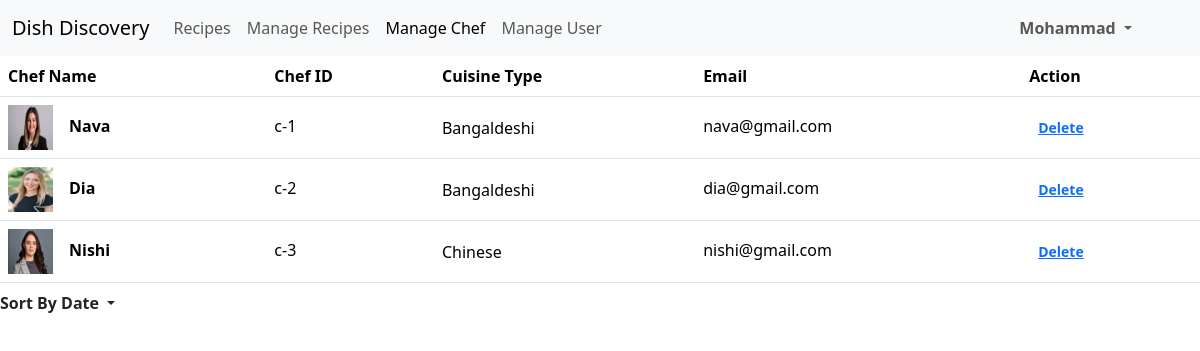
/admin_world/admin_manage_chef.php (signed in), run on the app's committed database.
### tables this page shows
CREATE TABLE `chef_table` (
  `chefid` varchar(30) NOT NULL,
  `fname` varchar(30) DEFAULT NULL,
  `lname` varchar(30) DEFAULT NULL,
  `email` varchar(30) DEFAULT NULL,
  `mobileno` varchar(30) DEFAULT NULL,
  `pic` varchar(100) DEFAULT NULL,
  `cuisinetype` varchar(40) DEFAULT NULL,
  `gender` varchar(30) DEFAULT NULL,
  `pass` varchar(30) DEFAULT NULL
);

### admin_world/admin_manage_chef.php (the view, shortened to what this page needs)
<!DOCTYPE html>
<html lang="en">
<head>
    <link href="https://cdn.jsdelivr.net/npm/bootstrap@5.3.1/dist/css/bootstrap.min.css" rel="stylesheet"
>
    <link rel="stylesheet" href="../registration.css">
</head>
<body>
    <nav class="navbar navbar-expand-lg bg-light">
        <div class="container-fluid">
            <a class="navbar-brand" href="admin_home.php">Dish Discovery</a>
            <div class="collapse navbar-collapse" id="navbarSupportedContent">
                <ul class="navbar-nav me-auto mb-2 mb-lg-0">
                    <li class="nav-item">
                        <a class="nav-link" aria-current="page" href="admin_home.php">Recipes</a>
                    </li>
                    <li class="nav-item">
                        <a class="nav-link" aria-current="page" href="admin_manage_recipe.php">Manage Recipes</a>
                    </li>
                    <li class="nav-item">
                        <a class="nav-link active" aria-current="page" href="admin_manage_chef.php">Manage Chef</a>
                    </li>
                    <li class="nav-item">
                        <a class="nav-link" aria-current="page" href="admin_manage_user.php">Manage User</a>
                    </li>
                </ul>
                <div class="d-flex" role="search">
                    <ul class="navbar-nav me-5">
                        <li class="nav-item dropdown btn-outline-success ">
                            <a class="nav-link dropdown-toggle btn " href="#" role="button" data-bs-toggle="dropdown"
                                aria-expanded="false">
                                <b>Mohammad</b>
                            </a>
                        </li>
                    </ul>
                </div>
            </div>
        </div>
    </nav>
    <table class="table align-middle mb-0 bg-white">
        <thead class="bg-light">
            <tr>
                <th>Chef Name</th>
                <th>Chef ID</th>
                <th>Cuisine Type</th>
                <th>Email</th>
                <th>Action</th>
            </tr>
        </thead>
        <tbody>
            <?php
    if(isset($_GET['LtoO']) and $_GET['LtoO']=="click") {
        include("../connection.php");
        $chefid=$_SESSION['user_id'];
        $sql = "SELECT recipeid,postdate,pic,preparationtime, recipename,cuisinetype,description,ingredients,steps FROM recipe_table ORDER BY postdate DESC;";
        $r = mysqli_query($con, $sql);
        if(mysqli_num_rows($r) > 0){
            while($row = mysqli_fetch_array($r))
            {
                $recipeid=$row['recipeid'];
                $pic = $row['pic'];
                $recipename = $row['recipename'];
                $postdate = $row['postdate'];
                $preparationtime = $row['preparationtime'];
                $cuisinetype=$row['cuisinetype'];
                $description=$row['description'];
                $ingredients=$row['ingredients'];
                $steps=$row['steps'];
                $status=$row['status'];
                echo "<tr>";
                echo "    <td>";
                echo "        <div class='d-flex align-items-center'>";
                echo "            <img src='../images/recipe_images/$pic' alt='' style='width: 45px; height: 45px' />";
                echo "            <div class='ms-3'>";
                echo "                <p class='fw-bold mb-1'>$recipename</p>";
                echo "            </div>";
                echo "        </div>";
                echo "    </td>";
                echo "    <td>";
                echo "        <p class='fw-normal mb-1'>$postdate</p>";
                echo "    </td>";
                echo "    <td>";
                echo "        <span class='rounded-pill d-inline'>";
                    if($status=1){
                        echo "Active";
                    }
                    else{
                        echo "Pending";
                    }
                echo "</span>";
                echo "    </td>";
                echo "    <td>";
                echo "            <a class='btn btn-link btn-rounded btn-sm fw-bold' href='admin_update_recipe.php?recipeid=$recipeid'>Update</a>";
                echo "    </td>";
                echo "    <td>";
                echo "<a class='btn btn-link btn-rounded btn-sm fw-bold' href='admin_delete_recipe.php?recipeid=$recipeid'>Delete</a>";
                echo "    </td>";
                echo "</tr>";
            }
        }
    }
    else{
        include("../connection.php");
    $sql = "SELECT * FROM chef_table";
    $r = mysqli_query($con, $sql);
    if(mysqli_num_rows($r) > 0){
        while($row = mysqli_fetch_array($r))
        {
            $lname=$row['lname'];
            $chefid=$row['chefid'];
            $email = $row['email'];
            $cuisinetype=$row['cuisinetype'];
            $pic=$row['pic'];
            echo "<tr>";
            echo "    <td>";
            echo "        <div class='d-flex align-items-center'>";
            echo "            <img src='../images/chef_images/$pic' alt='' style='width: 45px; height: 45px' />";
            echo "            <div class='ms-3'>";
            echo "                <p class='fw-bold mb-1'>$lname</p>";
            echo "            </div>";
            echo "        </div>";
            echo "    </td>";
            echo "    <td>";
            echo "        <p class='fw-normal mb-1'>$chefid</p>";
            echo "    </td>";
            echo "    <td>";
            echo "        <span class='rounded-pill d-inline'>$cuisinetype</span>";
            echo "    </td>";
            echo "    <td>";
            echo "           <p class='fw-normal mb-1'>$email</p>";
            echo "    </td>";
            echo "    <td>";
            echo "<a class='btn btn-link btn-rounded btn-sm fw-bold' href='admin_delete_chef.php?chefid=$chefid'>Delete</a>";
            echo "    </td>";
            echo "</tr>";
        }
    }
    }
?>
        </tbody>
    </table>
    <div style="width:100px;">
        <ul class="navbar-nav me-5>
        <li class=" nav-item dropdown btn-outline-success ">
            <a class=" nav-link dropdown-toggle btn " href=" #" role="button" data-bs-toggle="dropdown"
            aria-expanded="false">
            <b>Sort By Date</b>
            </a>
        </ul>
    </div>
</body>
</html>

### data on the page
chef_table: pic (picture), lname "Nava", chefid "c-1", cuisinetype "Bangaldeshi", email "nava@gmail.com"
chef_table: pic (picture), lname "Dia", chefid "c-2", cuisinetype "Bangaldeshi", email "dia@gmail.com"
chef_table: pic (picture), lname "Nishi", chefid "c-3", cuisinetype "Chinese", email "nishi@gmail.com"
